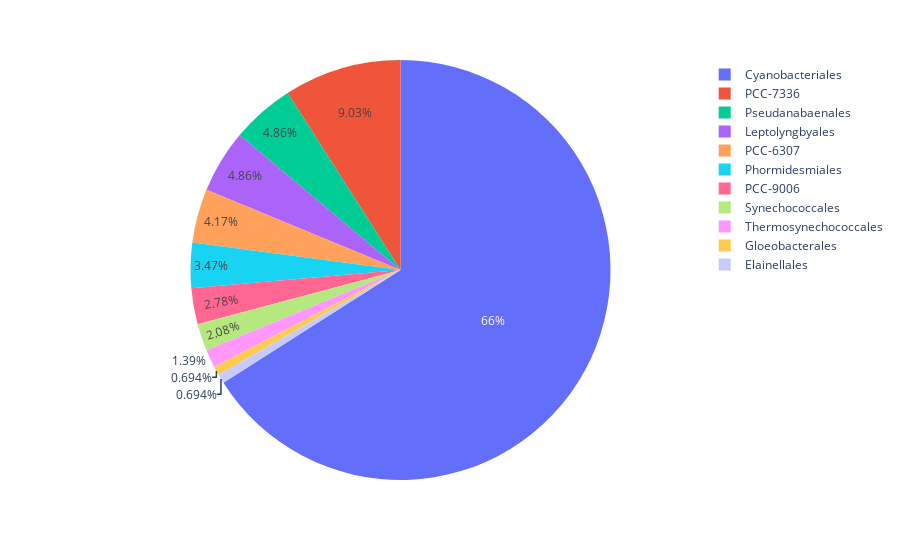

The notebook cell saved with this chart:
### Markdown cell above
### Distribution of NCBI vs GTDB-Tk Cyanobacteria Taxonomies (Order Level)

### Code cell
odgtdbtklist = dfOrder["gtdbtk_Order"].values.tolist()
odNCBIlist = dfOrder["NCBI_Order"].values.tolist()
ordergtdbtk = {}
orderNCBI = {}
for odg in odgtdbtklist:
    if odg not in ordergtdbtk:
        ordergtdbtk[odg] = 1
    else:
        ordergtdbtk[odg] += 1
resultList = list(map(list, ordergtdbtk.items()))
dfgdtbtk = pd.DataFrame(resultList, columns=['Order', 'Distribution'])
dfgdtbtk.head()
figgtdbd = px.pie(dfgdtbtk, values='Distribution', names='Order')
figgtdbd.show()

### Figure 1 — Plotly figure (JSON) as saved in the notebook; plotly's stock layout.template omitted (floating-point values rounded to 4 significant figures)
{"data": [{"domain": {"x": [0, 1], "y": [0, 1]}, "hovertemplate": "Order=%{label}<br>Distribution=%{value}<extra></extra>", "labels": ["PCC-6307", "Cyanobacteriales", "Pseudanabaenales", "Gloeobacterales", "Synechococcales", "Thermosynechococcales", "PCC-7336", "Phormidesmiales", "Leptolyngbyales", "PCC-9006", "Elainellales"], "legendgroup": "", "name": "", "showlegend": true, "type": "pie", "values": [6, 95, 7, 1, 3, 2, 13, 5, 7, 4, 1]}], "layout": {"legend": {"tracegroupgap": 0}, "margin": {"t": 60}}}
